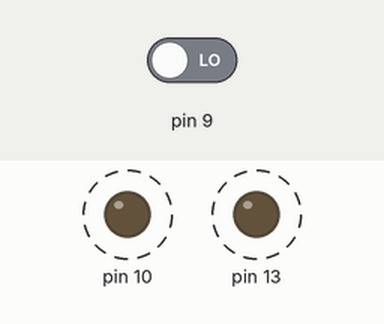
Bench run of a sketch on a simulated Arduino Uno, built with avr-gcc and run on an emulated ATmega328P. Parts: output pins drawn as LEDs (lit = HIGH). Dashed ring = blinking. The test bench sets the inputs (shaded band); at power-on: pin 9 LOW.

Above: at 0.5 s.
Timing chart, 0 to 3.0 s (numbered marks = the images above):
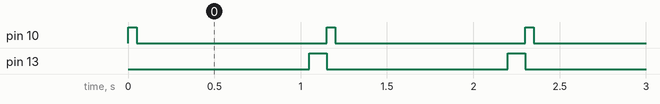

Measured:
- by itself, pin 10: alternates HIGH for 0.05 s and LOW for 1.1 s
- by itself, pin 13: alternates HIGH for 0.10 s and LOW for 1.1 s
- by itself, everything shown: repeats every 1.2 s, in 3 steps

The sketch:

us-sensor-test.ino
```cpp
#include <NewPing.h> // Imports the NewPing Library.
int ledPin =(13); // Add the onboard LED on pin 13.
int trigPin = (10); // Add the Trig pin on pin 10.
int echoPin = (9); // Add the ECHO pin on pin 9.
int duration, distance; // Add types 'duration' and 'distance'.
void setup()
{
pinMode (ledPin, OUTPUT); // The LED must be controlled by Arduino, it means it is an output type.
pinMode (trigPin, OUTPUT);// Same as above, the TRIG pin will send the ultrasonic wave.
pinMode (echoPin, INPUT); // The ECHO pin will recieve the rebounded wave, so it must be an input type.
}
void loop()
{
digitalWrite (ledPin, LOW); // Here, LOW means off and HIGH means on.
digitalWrite (trigPin, HIGH);
delay(50);
digitalWrite (trigPin, LOW);
duration=pulseIn(echoPin,HIGH);
distance=(duration/2)/29.1;
if(distance <=30) // If the sensor detects an obstacle less than 30 cm in distance, the LED will start to blink.
digitalWrite (ledPin, HIGH);
delay(50);
if(distance >=30)// If no obstacle is there within 30 cm, the Led should turn off.
digitalWrite (ledPin, LOW);
delay(50);
Serial.print("cm");
Serial.println(distance);
}
```
